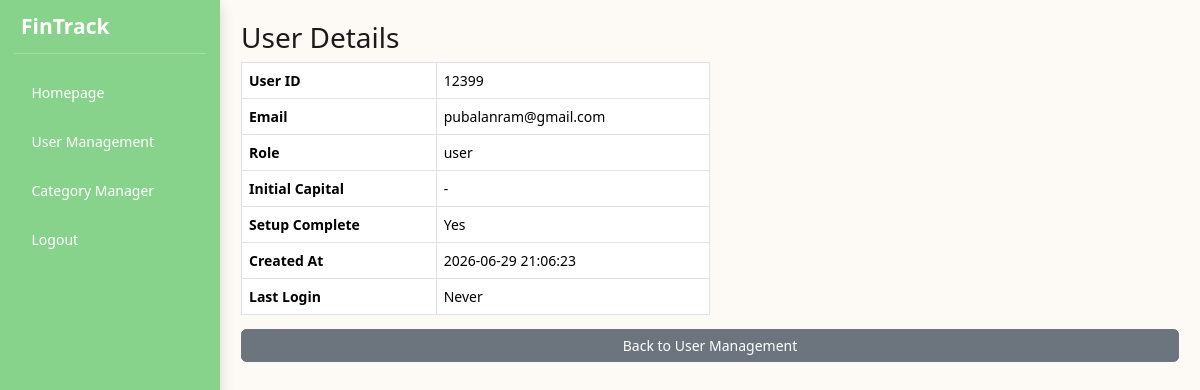
The page /view-user.php?user_id=12399 (signed in) on the database its author committed.
### tables this page shows
CREATE TABLE `user` (
  `user_id` int(11) NOT NULL,
  `email` varchar(50) NOT NULL,
  `password` varchar(255) NOT NULL,
  `role` enum('admin','user') DEFAULT 'user',
  `verification_token` varchar(255) DEFAULT NULL,
  `is_verified` tinyint(1) DEFAULT 0,
  `setup_complete` tinyint(1) DEFAULT 0,
  `created_at` datetime DEFAULT current_timestamp(),
  `last_login` datetime DEFAULT NULL,
  `initial_capital` decimal(18,2) DEFAULT NULL
);

### view-user.php (the view, shortened to what this page needs)
<?php
include('db_connect.php');
$user_id = intval($_GET['user_id']);
$result = mysqli_query($conn, "SELECT user_id, email, role, initial_capital, setup_complete, created_at, last_login FROM user WHERE user_id = $user_id LIMIT 1");
$user = mysqli_fetch_assoc($result);
?>
<!DOCTYPE html>
<html lang="en">
<head>
    <link href="https://cdn.jsdelivr.net/npm/bootstrap@5.3.3/dist/css/bootstrap.min.css" rel="stylesheet">
    <link rel="stylesheet" href="assets/css/style.css">
</head>
<body>
<div id="wrapper" class="d-flex vh-100 w-100" style="overflow: hidden;">
    <?php include 'sidebar.php'; ?>
    <div id="page-content-wrapper" class="flex-grow-1 d-flex flex-column p-4" style="overflow: hidden;">
        <h2>User Details</h2>
        <table class="table table-bordered w-50">
            <tr><th>User ID</th><td><?php echo htmlspecialchars($user['user_id']); ?></td></tr>
            <tr><th>Email</th><td><?php echo htmlspecialchars($user['email']); ?></td></tr>
            <tr><th>Role</th><td><?php echo htmlspecialchars($user['role']); ?></td></tr>
            <tr><th>Initial Capital</th><td><?php echo $user['initial_capital'] === null ? '-' : htmlspecialchars($user['initial_capital']); ?></td></tr>
            <tr><th>Setup Complete</th><td><?php echo $user['setup_complete'] ? 'Yes' : 'No'; ?></td></tr>
            <tr><th>Created At</th><td><?php echo htmlspecialchars($user['created_at']); ?></td></tr>
            <tr><th>Last Login</th><td><?php echo $user['last_login'] ? htmlspecialchars($user['last_login']) : 'Never'; ?></td></tr>
        </table>
        <a href="user-management.php" class="btn btn-secondary">Back to User Management</a>
    </div>
</div>
</body>
</html>

### assets/css/style.css (style rules this page uses)
:root { --background-cream: #FDFAF5; --text-main: #1A1A1A; --border: #E0D7C6; --safe: #88D38C; --warning: #FFA81C; --danger: #CC1808; }
body { background-color: var(--background-cream) !important; color: var(--text-main); height: 100vh; overflow: hidden; }
#page-content-wrapper { padding: 1.5rem !important; width: calc(100% - 250px); height: 100vh; overflow: hidden; }
body, html { font-size: 14px; height: 100%; overflow: hidden; }

### rows shown on the page
user: user_id "12399", email "pubalanram@gmail.com", role "user", created_at "2026-06-29 21:06:23"
